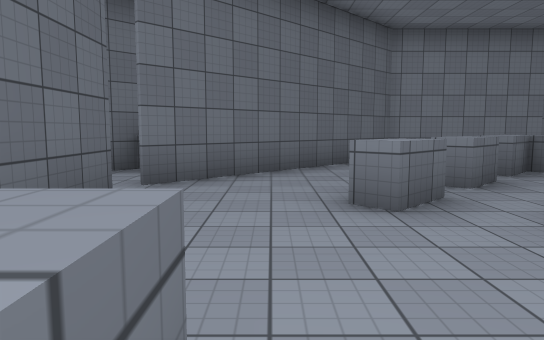
View 1 (above)

18 first-person views from a walk through a Unity game level. The camera is 1.4 m above the floor, tilts 6° down and sees 70° across. The floor is counted in squares, 2 m on a side. Each view is taken from the middle of a square. On the plan, view 1 faces up. The plan holds only what a view shows up to about 11 squares ahead; the rest is blank. The place goes on beyond the plan. The player is left out. Surface patterns are stand-ins for the level's own textures.

View 2
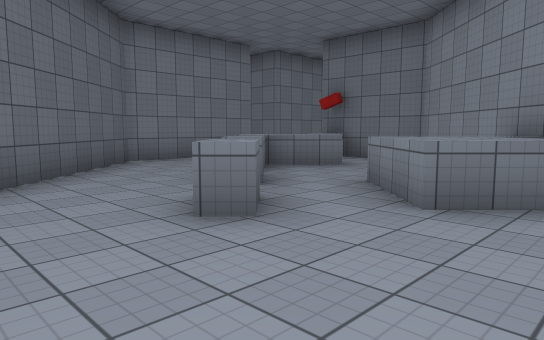

View 3
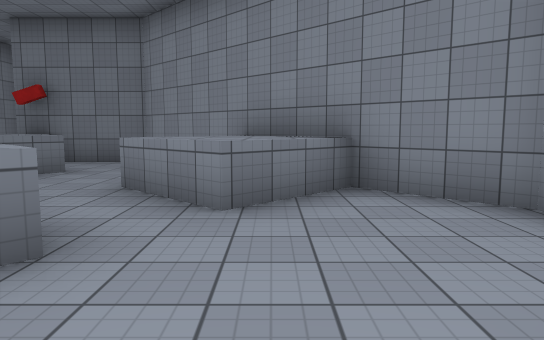

View 4
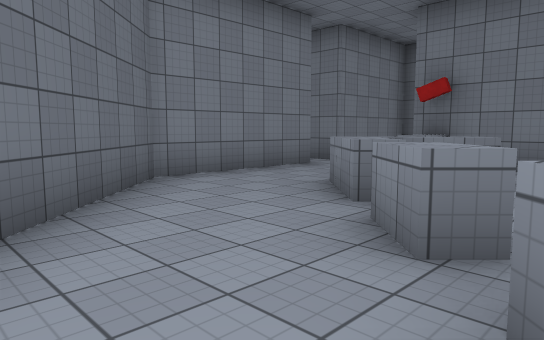

View 5
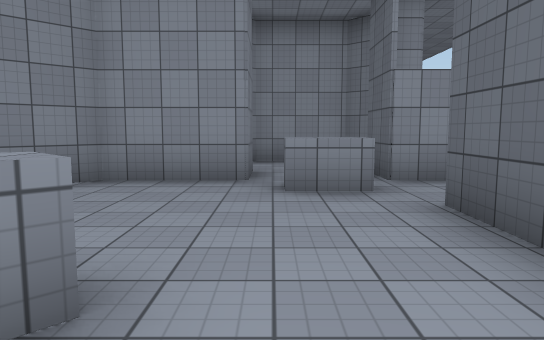

View 6
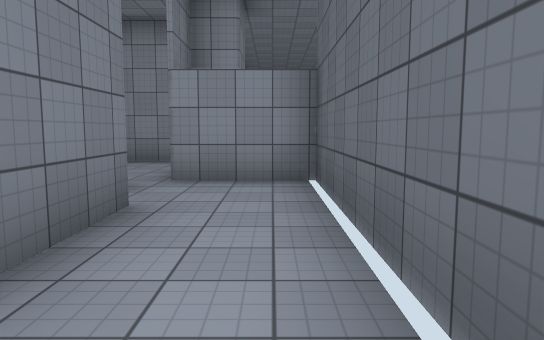

View 7
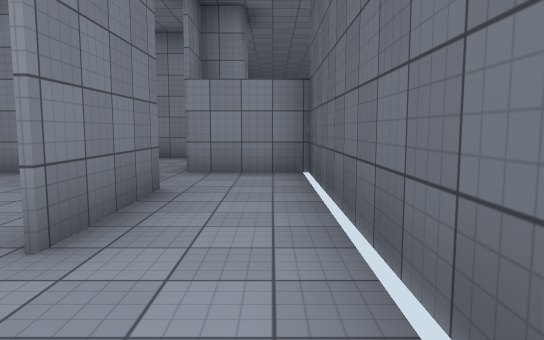

View 8
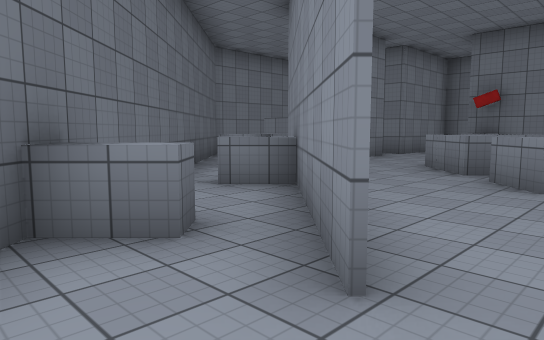

View 9
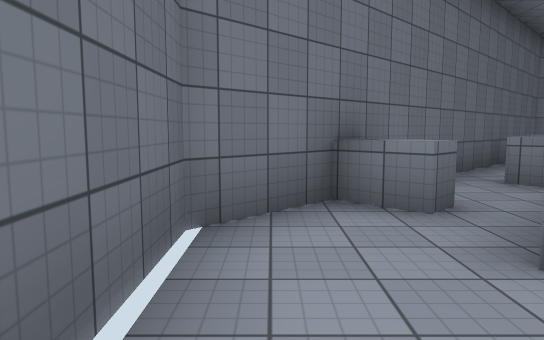

View 10
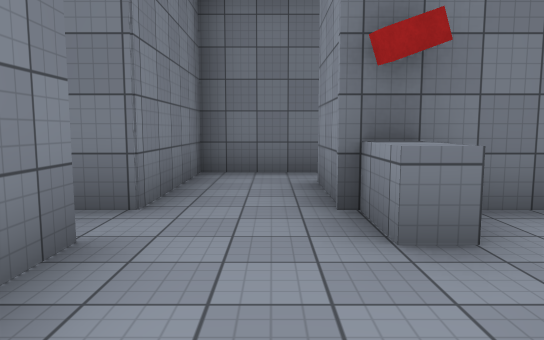

View 11
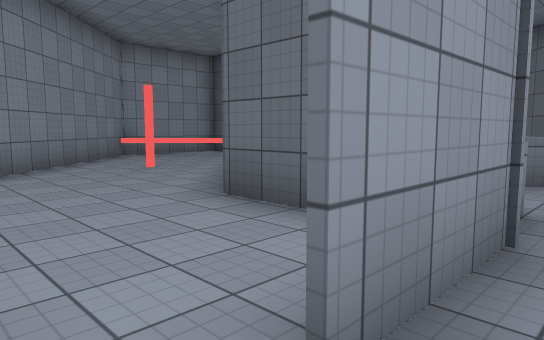

View 12
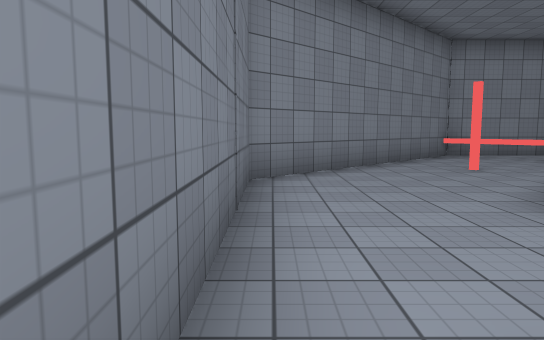

View 13
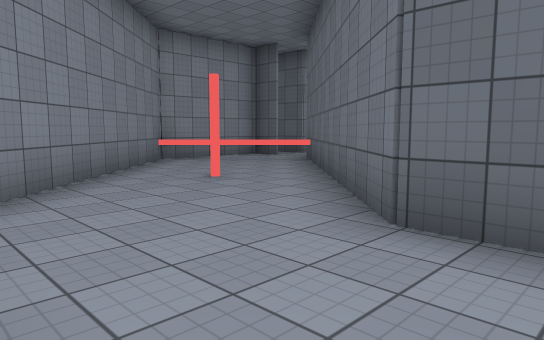

View 14
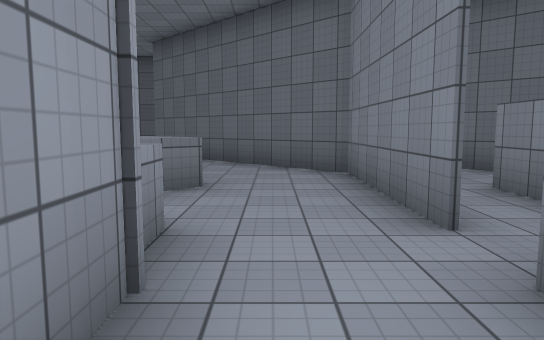

View 15
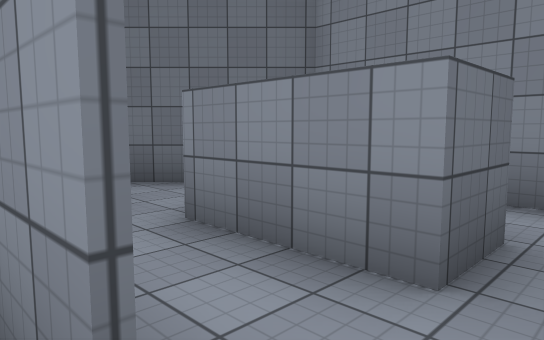

View 16
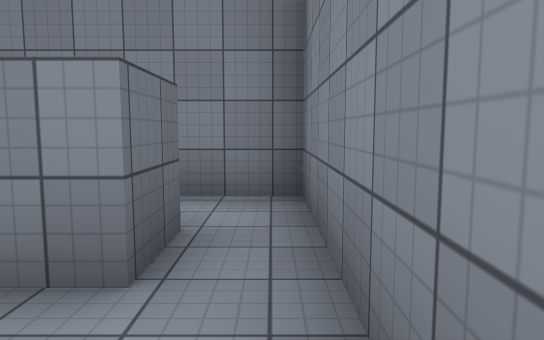

View 17
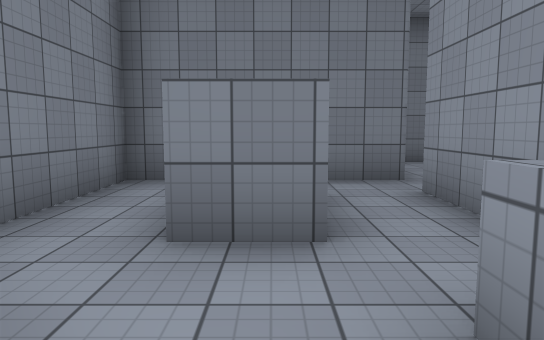

View 18
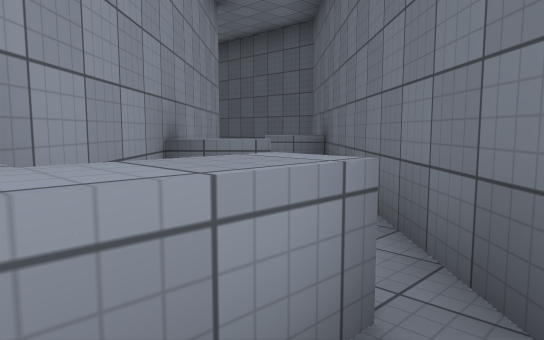

### Floor plan
Key: @ floor where view 1 was taken; # wall or solid block; . floor; = window, fence, low wall or low ledge; ^ raised ledge.
Columns run from 4 left of view 1 to 11 right of it. Each row starts with its distance up from view 1.
 13       #######
 12      ##.....#
 11      #...##.#
 10      #^^....####
  9      ######....#
  8      ##........#
  7  ## ##..^..^##.#
  6 #.###..#^^.#...#
  5 #..#..^^...#...#
  4 #....^#...##...#
  3 #.#....^^##....#
  2 #.#....^^#....##
  1 #......##..#.##
  0 #.#^@..#....##
 -1 ###..##.=..##
 -2    .. ######
 -3   #..
 -4   ###

Positions as (right, up) in squares from view 1, and headings:
1: (0, 0), facing up
2: (-1, 1), facing up-right
3: (-1, 2), facing right
4: (0, 4), facing up-right
5: (0, 5), facing down
6: (-3, 5), facing down
7: (-3, 6), facing down
8: (-3, 4), facing up-right
9: (-3, 3), facing up
10: (4, 8), facing right
11: (10, 8), facing down-left
12: (10, 8), facing down
13: (10, 6), facing down-left
14: (9, 8), facing left
15: (7, 9), facing up-left
16: (7, 9), facing up
17: (2, 11), facing right
18: (3, 11), facing down-left
